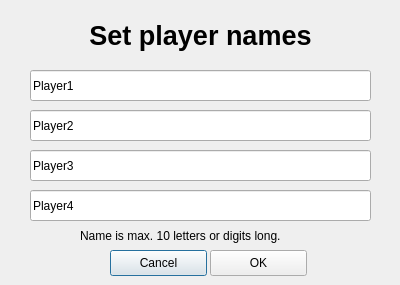
<?xml version="1.0" encoding="UTF-8"?>
<ui version="4.0">
 <class>NamesDialogue</class>
 <widget class="QDialog" name="NamesDialogue">
  <property name="geometry">
   <rect>
    <x>0</x>
    <y>0</y>
    <width>400</width>
    <height>285</height>
   </rect>
  </property>
  <property name="windowTitle">
   <string>Dialog</string>
  </property>
  <widget class="QLineEdit" name="player_1">
   <property name="geometry">
    <rect>
     <x>30</x>
     <y>70</y>
     <width>341</width>
     <height>31</height>
    </rect>
   </property>
   <property name="text">
    <string>Player1</string>
   </property>
   <property name="maxLength">
    <number>10</number>
   </property>
  </widget>
  <widget class="QLineEdit" name="player_2">
   <property name="geometry">
    <rect>
     <x>30</x>
     <y>110</y>
     <width>341</width>
     <height>31</height>
    </rect>
   </property>
   <property name="text">
    <string>Player2</string>
   </property>
   <property name="maxLength">
    <number>10</number>
   </property>
  </widget>
  <widget class="QLineEdit" name="player_3">
   <property name="geometry">
    <rect>
     <x>30</x>
     <y>150</y>
     <width>341</width>
     <height>31</height>
    </rect>
   </property>
   <property name="text">
    <string>Player3</string>
   </property>
   <property name="maxLength">
    <number>10</number>
   </property>
  </widget>
  <widget class="QLineEdit" name="player_4">
   <property name="geometry">
    <rect>
     <x>30</x>
     <y>190</y>
     <width>341</width>
     <height>31</height>
    </rect>
   </property>
   <property name="text">
    <string>Player4</string>
   </property>
   <property name="maxLength">
    <number>20</number>
   </property>
  </widget>
  <widget class="QLabel" name="label">
   <property name="geometry">
    <rect>
     <x>0</x>
     <y>20</y>
     <width>401</width>
     <height>31</height>
    </rect>
   </property>
   <property name="font">
    <font>
     <family>Arial</family>
     <pointsize>20</pointsize>
     <weight>75</weight>
     <bold>true</bold>
    </font>
   </property>
   <property name="text">
    <string>Set player names</string>
   </property>
   <property name="alignment">
    <set>Qt::AlignCenter</set>
   </property>
  </widget>
  <widget class="QLabel" name="label_2">
   <property name="geometry">
    <rect>
     <x>80</x>
     <y>170</y>
     <width>321</width>
     <height>131</height>
    </rect>
   </property>
   <property name="text">
    <string>Name is max. 10 letters or digits long.</string>
   </property>
  </widget>
  <widget class="QPushButton" name="pushButton">
   <property name="geometry">
    <rect>
     <x>110</x>
     <y>250</y>
     <width>97</width>
     <height>26</height>
    </rect>
   </property>
   <property name="text">
    <string>Cancel</string>
   </property>
  </widget>
  <widget class="QPushButton" name="pushButton_2">
   <property name="geometry">
    <rect>
     <x>210</x>
     <y>250</y>
     <width>97</width>
     <height>26</height>
    </rect>
   </property>
   <property name="text">
    <string>OK</string>
   </property>
  </widget>
 </widget>
 <resources/>
 <connections/>
</ui>
